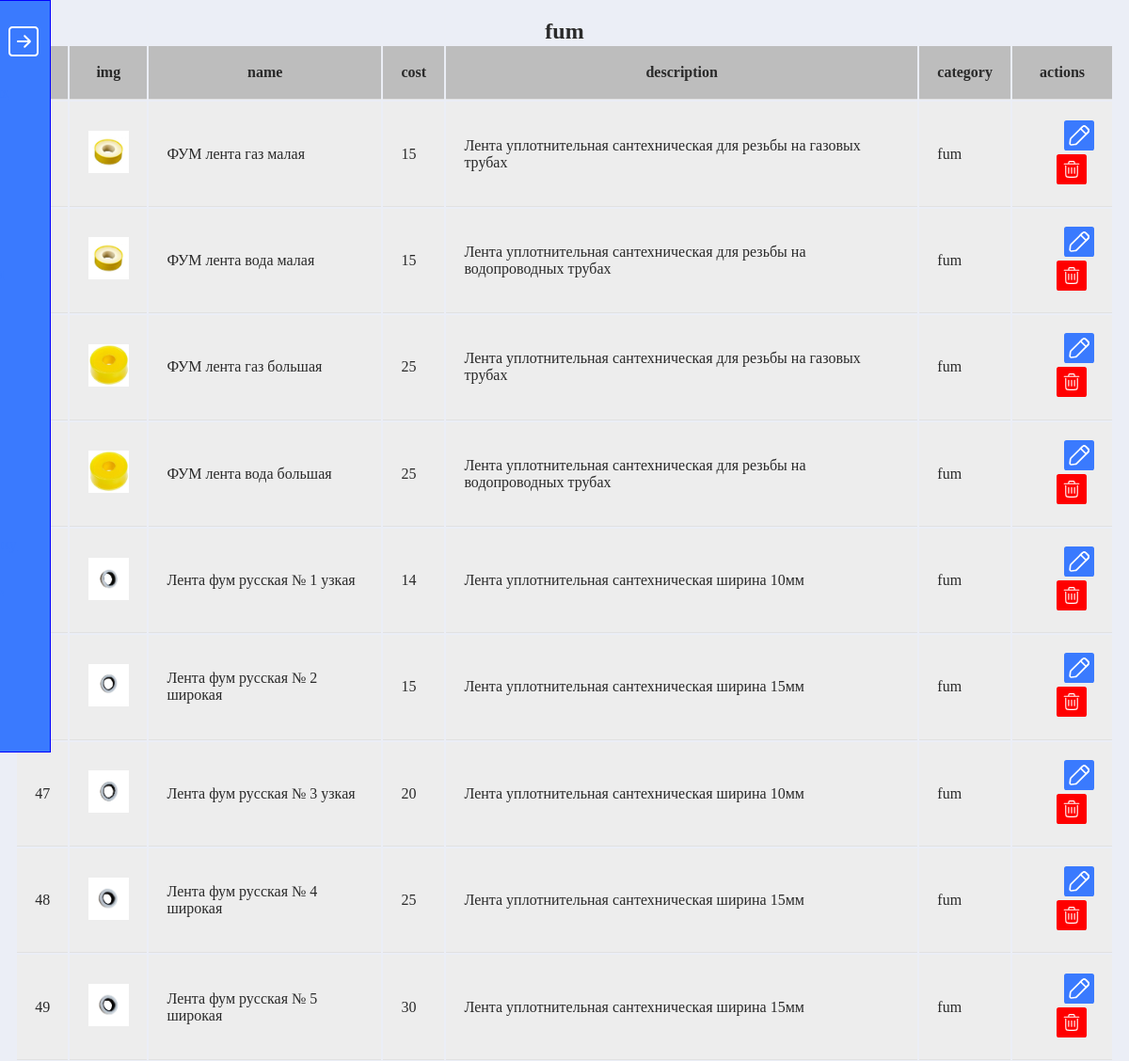
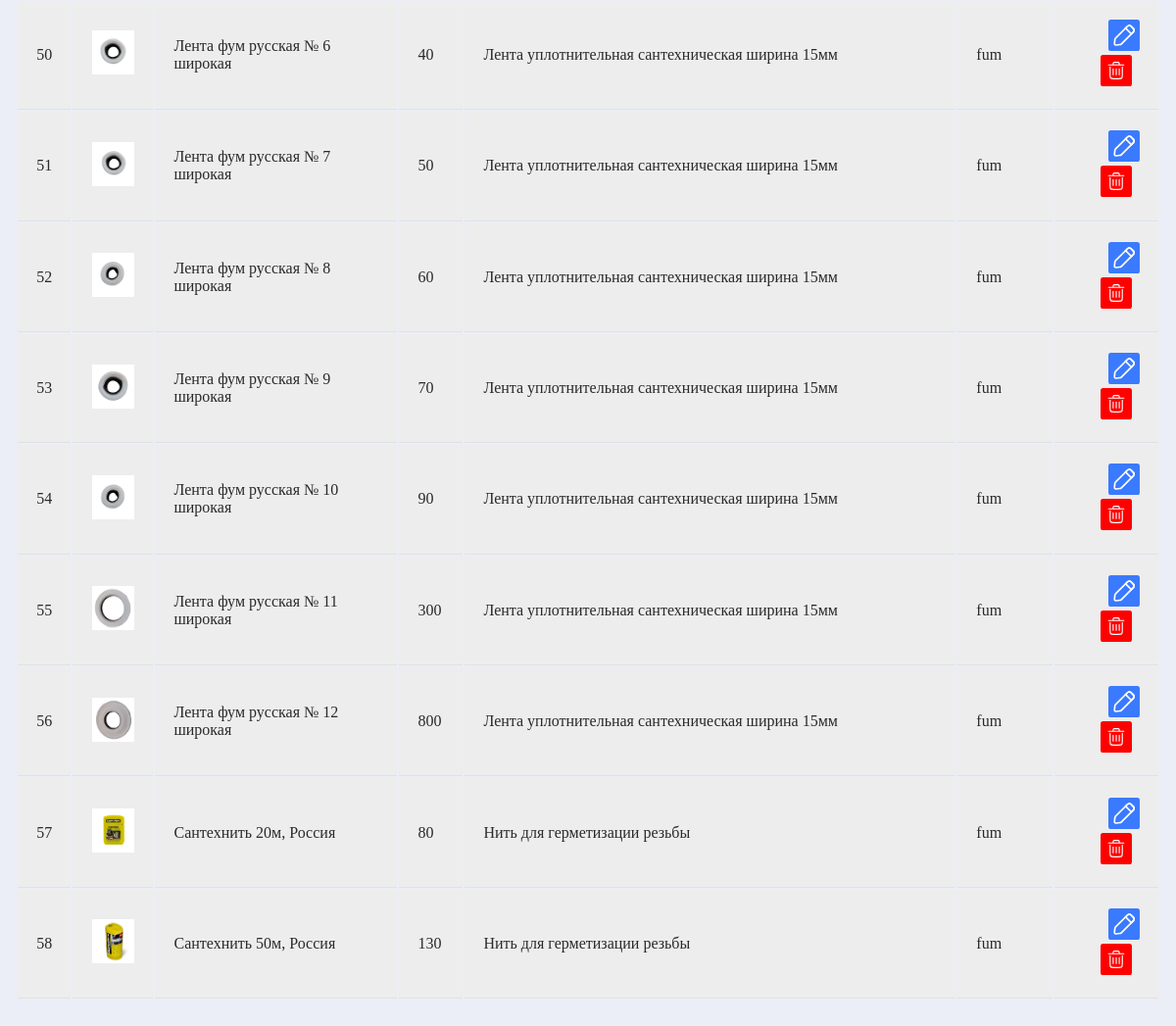
Page /template/category.php?fum on the committed database (2 pictures, top to bottom).
### tables this page shows
CREATE TABLE `products` (
  `id` int(11) NOT NULL,
  `name` varchar(100) DEFAULT NULL,
  `cost` int(11) DEFAULT NULL,
  `description` varchar(255) DEFAULT NULL,
  `img` varchar(50) DEFAULT NULL,
  `category` varchar(50) DEFAULT NULL
);

### template/category.php (the view, shortened to what this page needs)
<?php require_once '../config/connect.php'; ?>
<!DOCTYPE html>
<html lang="en">
<head>
    <link rel="stylesheet" href="https://cdnjs.cloudflare.com/ajax/libs/milligram/1.4.1/milligram.min.css
">
    <link rel="stylesheet" href="../css/style.css">
</head>
<body>
<?php
    $category = $_SERVER['QUERY_STRING'];
    $products = mysqli_query($connect, "SELECT * FROM `products` WHERE `category` = '$category'");
?>
<div class="wrapper">
    <div class="left-menu close">
        <li><a href = '/'>Главная</a><div class="strelka"></div></li>
        <li><a href = '/template/category.php?roliki'>Ролики для душевых</a></li>
        <li><a href = '/template/category.php?fum'>Фум лента</a></li>
        <li><a href = '/template/category.php?rezina'>Манжета рез-я</a></li>
        <li><a href = '/template/category.php?bidon'>Кольца бидон</a></li>
        <li><a href = '/template/category.php?smazka'>Смазки и герметики</a></li>
        <li><a href = '/template/category.php?homuty'>Хомуты</a></li>
        <li><a href = '/template/category.php?krepezh'>Крепеж крышки</a></li>
        <li><a href = '/template/category.php?paronit'>Прокл паронит</a></li>
        <li><a href = '/template/category.php?procladki_rezina'>Прокл резина</a></li>
        <li><a href = '/template/category.php?silikon'>Прокл силикон</a></li>
        <li><a href = '/template/category.php?amerikanka'>Прокл на Американку</a></li>
        <li><a href = '/template/category.php?procladki_smesitel'>Прокл на смеситель</a></li>
    </div>
    <div class="container admin">
        <h2><?= $category;?></h2>
        <table class="table">
            <tr>
                <th>id</th>
                <th>img</th>
                <th>name</th>
                <th>cost</th>
                <th>description</th>
                <th>category</th>
                <th>actions</th>
            </tr>
            <?php foreach($products as $item): ?>
            <tr>
                <td><?= $item['id']; ?></td>
                <td><img style="height: 45px; width: auto" src="../img/<?= $item['img']; ?>" alt="imgalt"></td>
                <td><?= $item['name']; ?></td>
                <td><?= $item['cost']; ?></td>
                <td><?= $item['description']; ?></td>
                <td><?= $item['category']; ?></td>
                <td><a href="../update.php?id=<?= $item['id']; ?>">
                      <img class="icon-img" src="../img/icons/edit-svgrepo-com.svg" alt="">
                    </a>
                    <a href="vendor/delete.php?id=<?= $item['id']; ?>">
                      <img class="icon-img margin" src="../img/icons/trash-svgrepo-com.svg" alt="">
                    </a>
                </td>
            </tr>
            <?php endforeach; ?>
        </table>
    </div>
</div>
</body>
</html>

### css/style.css (style rules this page uses)
* { box-sizing: border-box; margin: 0; padding: 0; }
body { margin: 0; background-color: #ebeef6; color: #2A2A2A; }
.container { margin: 0 auto; max-width: 1320px; padding: 0 2rem; position: relative; width: 100%; }
.container.admin { max-width: 1520px; padding: 0 1rem; }
img { max-width: 100%; }
.wrapper { display: flex; }
.left-menu { width: 200px; padding: 12px; border: 1px solid blue; position: absolute; left: -140px; z-index: 50; background-color: #3a7afe; color: #fff; height: 100vh; }
.left-menu li { list-style: none; padding: 15px 0; }
.left-menu li a { color: #fff; }
.left-menu li:first-child { display: flex; justify-content: space-between; align-items: center; }
.left-menu.close { transform: translateX(-6px); transition: transform 0.7s ease-in-out; }
.left-menu.close li a { color: #3a7afe; transition: color 0.9s ease-in-out; }
.strelka { width: 32px; height: 32px; cursor: pointer; background-image: url('../img/icons/arrow-right.svg'); background-repeat: no-repeat; background-position: center center; background-size: cover; transition: transform 0.7s ease-in-out; }
.table { width: 100%; margin-bottom: 1rem; }
td, th { border-bottom: 0.1rem solid #e1e1e1; padding: 1.2rem 1.2rem; }
th { background-color: #BDBDBD; }
td { background-color: #ededed; }
.admin h2 { text-align: center; margin-top: 20px; }
.table { margin-bottom: 30px; }
.icon-img { height: 32px; width: auto; }
.icon-img.margin { margin-left: 8px; margin-right: 8px; }
td:last-child { text-align: right; margin-right: 8px; padding-left: 6px; }

### rows in the picture
products: img (picture), name "ФУМ лента газ малая", cost "15", description "Лента уплотнительная сантехническая для резьбы на газовых трубах", category "fum"
products: img (picture), name "ФУМ лента вода малая", cost "15", description "Лента уплотнительная сантехническая для резьбы на водопроводных трубах", category "fum"
products: img (picture), name "ФУМ лента газ большая", cost "25", description "Лента уплотнительная сантехническая для резьбы на газовых трубах", category "fum"
products: img (picture), name "ФУМ лента вода большая", cost "25", description "Лента уплотнительная сантехническая для резьбы на водопроводных трубах", category "fum"
products: img (picture), name "Лента фум русская № 1 узкая", cost "14", description "Лента уплотнительная сантехническая ширина 10мм", category "fum"
products: img (picture), name "Лента фум русская № 2 широкая", cost "15", description "Лента уплотнительная сантехническая ширина 15мм", category "fum"
products: id "47", img (picture), name "Лента фум русская № 3 узкая", cost "20", description "Лента уплотнительная сантехническая ширина 10мм", category "fum"
products: id "48", img (picture), name "Лента фум русская № 4 широкая", cost "25", description "Лента уплотнительная сантехническая ширина 15мм", category "fum"
products: id "49", img (picture), name "Лента фум русская № 5 широкая", cost "30", description "Лента уплотнительная сантехническая ширина 15мм", category "fum"
products: id "50", img (picture), name "Лента фум русская № 6 широкая", cost "40", description "Лента уплотнительная сантехническая ширина 15мм", category "fum"
products: id "51", img (picture), name "Лента фум русская № 7 широкая", cost "50", description "Лента уплотнительная сантехническая ширина 15мм", category "fum"
products: id "52", img (picture), name "Лента фум русская № 8 широкая", cost "60", description "Лента уплотнительная сантехническая ширина 15мм", category "fum"
products: id "53", img (picture), name "Лента фум русская № 9 широкая", cost "70", description "Лента уплотнительная сантехническая ширина 15мм", category "fum"
products: id "54", img (picture), name "Лента фум русская № 10 широкая", cost "90", description "Лента уплотнительная сантехническая ширина 15мм", category "fum"
products: id "55", img (picture), name "Лента фум русская № 11 широкая", cost "300", description "Лента уплотнительная сантехническая ширина 15мм", category "fum"
products: id "56", img (picture), name "Лента фум русская № 12 широкая", cost "800", description "Лента уплотнительная сантехническая ширина 15мм", category "fum"
products: id "57", img (picture), name "Сантехнить 20м, Россия", cost "80", description "Нить для герметизации резьбы", category "fum"
products: id "58", img (picture), name "Сантехнить 50м, Россия", cost "130", description "Нить для герметизации резьбы", category "fum"

### other values in the picture
$category "fum"
